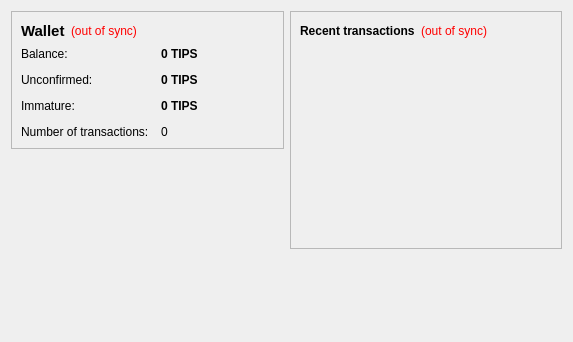
<?xml version="1.0" encoding="UTF-8"?>
<ui version="4.0">
 <class>OverviewPage</class>
 <widget class="QWidget" name="OverviewPage">
  <property name="geometry">
   <rect>
    <x>0</x>
    <y>0</y>
    <width>573</width>
    <height>342</height>
   </rect>
  </property>
  <property name="windowTitle">
   <string>Form</string>
  </property>
  <layout class="QHBoxLayout" name="horizontalLayout" stretch="1,1">
   <item>
    <layout class="QVBoxLayout" name="verticalLayout_2">
     <item>
      <widget class="QFrame" name="frame">
       <property name="frameShape">
        <enum>QFrame::StyledPanel</enum>
       </property>
       <property name="frameShadow">
        <enum>QFrame::Raised</enum>
       </property>
       <layout class="QVBoxLayout" name="verticalLayout_4">
        <item>
         <layout class="QHBoxLayout" name="horizontalLayout_4">
          <item>
           <widget class="QLabel" name="label_5">
            <property name="font">
             <font>
              <pointsize>11</pointsize>
              <weight>75</weight>
              <bold>true</bold>
             </font>
            </property>
            <property name="text">
             <string>Wallet</string>
            </property>
           </widget>
          </item>
          <item>
           <widget class="QLabel" name="labelWalletStatus">
            <property name="toolTip">
             <string>The displayed information may be out of date. Your wallet automatically synchronizes with the FedoraCoin network after a connection is established, but this process has not completed yet.</string>
            </property>
            <property name="styleSheet">
             <string notr="true">QLabel { color: red; }</string>
            </property>
            <property name="text">
             <string notr="true">(out of sync)</string>
            </property>
            <property name="alignment">
             <set>Qt::AlignLeading|Qt::AlignLeft|Qt::AlignVCenter</set>
            </property>
           </widget>
          </item>
          <item>
           <spacer name="horizontalSpacer_2">
            <property name="orientation">
             <enum>Qt::Horizontal</enum>
            </property>
            <property name="sizeHint" stdset="0">
             <size>
              <width>40</width>
              <height>20</height>
             </size>
            </property>
           </spacer>
          </item>
         </layout>
        </item>
        <item>
         <layout class="QFormLayout" name="formLayout_2">
          <property name="fieldGrowthPolicy">
           <enum>QFormLayout::AllNonFixedFieldsGrow</enum>
          </property>
          <property name="horizontalSpacing">
           <number>12</number>
          </property>
          <property name="verticalSpacing">
           <number>12</number>
          </property>
          <item row="0" column="0">
           <widget class="QLabel" name="label">
            <property name="text">
             <string>Balance:</string>
            </property>
           </widget>
          </item>
          <item row="0" column="1">
           <widget class="QLabel" name="labelBalance">
            <property name="font">
             <font>
              <weight>75</weight>
              <bold>true</bold>
             </font>
            </property>
            <property name="cursor">
             <cursorShape>IBeamCursor</cursorShape>
            </property>
            <property name="toolTip">
             <string>Your current balance</string>
            </property>
            <property name="text">
             <string notr="true">0 TIPS</string>
            </property>
            <property name="textInteractionFlags">
             <set>Qt::LinksAccessibleByMouse|Qt::TextSelectableByKeyboard|Qt::TextSelectableByMouse</set>
            </property>
           </widget>
          </item>
          <item row="1" column="0">
           <widget class="QLabel" name="label_3">
            <property name="text">
             <string>Unconfirmed:</string>
            </property>
           </widget>
          </item>
          <item row="1" column="1">
           <widget class="QLabel" name="labelUnconfirmed">
            <property name="font">
             <font>
              <weight>75</weight>
              <bold>true</bold>
             </font>
            </property>
            <property name="cursor">
             <cursorShape>IBeamCursor</cursorShape>
            </property>
            <property name="toolTip">
             <string>Total of transactions that have yet to be confirmed, and do not yet count toward the current balance</string>
            </property>
            <property name="text">
             <string notr="true">0 TIPS</string>
            </property>
            <property name="textInteractionFlags">
             <set>Qt::LinksAccessibleByMouse|Qt::TextSelectableByKeyboard|Qt::TextSelectableByMouse</set>
            </property>
           </widget>
          </item>
          <item row="3" column="0">
           <widget class="QLabel" name="label_2">
            <property name="text">
             <string>Number of transactions:</string>
            </property>
           </widget>
          </item>
          <item row="3" column="1">
           <widget class="QLabel" name="labelNumTransactions">
            <property name="toolTip">
             <string>Total number of transactions in wallet</string>
            </property>
            <property name="text">
             <string notr="true">0</string>
            </property>
           </widget>
          </item>
          <item row="2" column="0">
           <widget class="QLabel" name="labelImmatureText">
            <property name="text">
             <string>Immature:</string>
            </property>
           </widget>
          </item>
          <item row="2" column="1">
           <widget class="QLabel" name="labelImmature">
            <property name="font">
             <font>
              <weight>75</weight>
              <bold>true</bold>
             </font>
            </property>
            <property name="toolTip">
             <string>Mined balance that has not yet matured</string>
            </property>
            <property name="text">
             <string notr="true">0 TIPS</string>
            </property>
            <property name="textInteractionFlags">
             <set>Qt::LinksAccessibleByMouse|Qt::TextSelectableByKeyboard|Qt::TextSelectableByMouse</set>
            </property>
           </widget>
          </item>
         </layout>
        </item>
       </layout>
      </widget>
     </item>
     <item>
      <spacer name="verticalSpacer">
       <property name="orientation">
        <enum>Qt::Vertical</enum>
       </property>
       <property name="sizeHint" stdset="0">
        <size>
         <width>20</width>
         <height>40</height>
        </size>
       </property>
      </spacer>
     </item>
	 <item>
         <widget class="QLabel" name="label_wallet_bgcoin">
          <property name="text">
           <string/>
          </property>
          <property name="pixmap">
           <pixmap resource="../bitcoin.qrc">:/images/wallet_bgcoin</pixmap>
          </property>
          <property name="scaledContents">
           <bool>false</bool>
          </property>
          <property name="alignment">
           <set>Qt::AlignCenter</set>
          </property>
          <property name="margin">
           <number>-2</number>
          </property>
         </widget>
        </item>
        <item>
         <widget class="QLabel" name="label_6">
          <property name="text">
           <string/>
          </property>
         </widget>
        </item>
    </layout>
   </item>
   <item>
    <layout class="QVBoxLayout" name="verticalLayout_3">
     <item>
      <widget class="QFrame" name="frame_2">
       <property name="frameShape">
        <enum>QFrame::StyledPanel</enum>
       </property>
       <property name="frameShadow">
        <enum>QFrame::Raised</enum>
       </property>
       <layout class="QVBoxLayout" name="verticalLayout">
        <item>
         <layout class="QHBoxLayout" name="horizontalLayout_2">
          <item>
           <widget class="QLabel" name="label_4">
            <property name="text">
             <string>&lt;b&gt;Recent transactions&lt;/b&gt;</string>
            </property>
           </widget>
          </item>
          <item>
           <widget class="QLabel" name="labelTransactionsStatus">
            <property name="toolTip">
             <string>The displayed information may be out of date. Your wallet automatically synchronizes with the FedoraCoin network after a connection is established, but this process has not completed yet.</string>
            </property>
            <property name="styleSheet">
             <string notr="true">QLabel { color: red; }</string>
            </property>
            <property name="text">
             <string notr="true">(out of sync)</string>
            </property>
            <property name="alignment">
             <set>Qt::AlignRight|Qt::AlignTrailing|Qt::AlignVCenter</set>
            </property>
           </widget>
          </item>
          <item>
           <spacer name="horizontalSpacer">
            <property name="orientation">
             <enum>Qt::Horizontal</enum>
            </property>
            <property name="sizeHint" stdset="0">
             <size>
              <width>40</width>
              <height>20</height>
             </size>
            </property>
           </spacer>
          </item>
         </layout>
        </item>
        <item>
         <widget class="QListView" name="listTransactions">
          <property name="styleSheet">
           <string notr="true">QListView { background: transparent; }</string>
          </property>
          <property name="frameShape">
           <enum>QFrame::NoFrame</enum>
          </property>
          <property name="verticalScrollBarPolicy">
           <enum>Qt::ScrollBarAlwaysOff</enum>
          </property>
          <property name="horizontalScrollBarPolicy">
           <enum>Qt::ScrollBarAlwaysOff</enum>
          </property>
          <property name="selectionMode">
           <enum>QAbstractItemView::NoSelection</enum>
          </property>
         </widget>
        </item>
       </layout>
      </widget>
     </item>
     <item>
      <spacer name="verticalSpacer_2">
       <property name="orientation">
        <enum>Qt::Vertical</enum>
       </property>
       <property name="sizeHint" stdset="0">
        <size>
         <width>20</width>
         <height>40</height>
        </size>
       </property>
      </spacer>
     </item>
    </layout>
   </item>
  </layout>
 </widget>
 <resources/>
 <connections/>
</ui>
